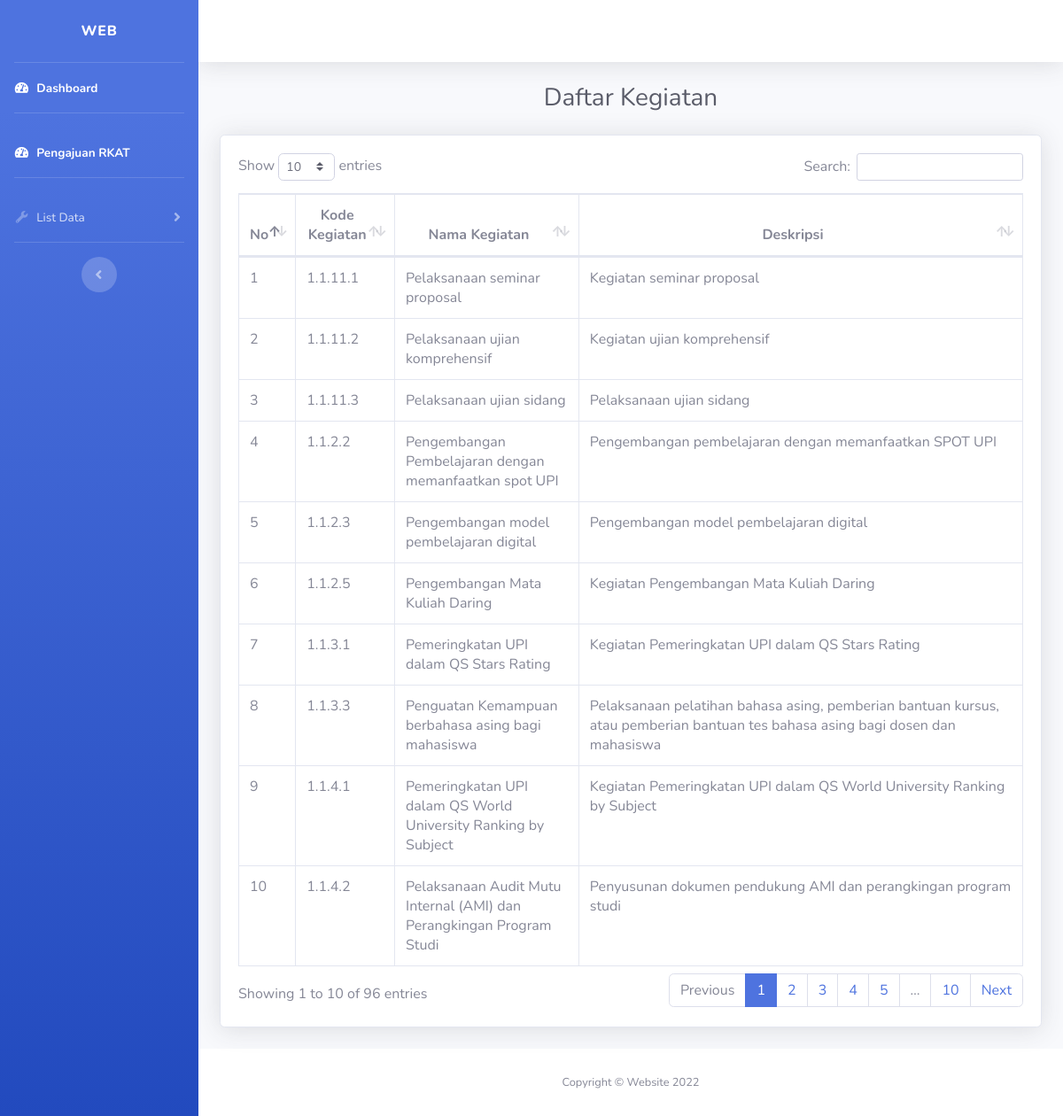
Screenshot of /kegiatan.php with the database file from the repository.
### tables this page shows
CREATE TABLE `kegiatan` (
  `kode_kegiatan` varchar(255) NOT NULL,
  `kode_iku` int(11) NOT NULL,
  `nama_kegiatan` varchar(255) NOT NULL,
  `deskripsi` text DEFAULT NULL
);

### kegiatan.php (the view, shortened to what this page needs)
<?php
    include('config.php');
    $query = 'SELECT kode_kegiatan, nama_kegiatan, deskripsi FROM kegiatan;';
    $result = mysqli_query($conn, $query);
?>
<html>
<head>
    <link href="vendor/fontawesome-free/css/all.min.css" rel="stylesheet" type="text/css">
    <link href="css/sb-admin-2.min.css" rel="stylesheet">
    <link href="vendor/datatables/dataTables.bootstrap4.min.css" rel="stylesheet">
</head>
<body id="page-top">
    <div id="wrapper">
        <ul class="navbar-nav bg-gradient-primary sidebar sidebar-dark accordion" id="accordionSidebar">
            <a class="sidebar-brand d-flex align-items-center justify-content-center" href="index.php">
                <div class="sidebar-brand-text mx-3">Web</div>
            </a>
            <hr class="sidebar-divider my-0">
            <li class="nav-item active">
                <a class="nav-link" href="index.php">
                    <i class="fas fa-fw fa-tachometer-alt"></i>
                    <span>Dashboard</span></a>
            </li>
            <hr class="sidebar-divider">
            <li class="nav-item active">
                <a class="nav-link" href="rkat.php">
                    <i class="fas fa-fw fa-tachometer-alt"></i>
                    <span>Pengajuan RKAT</span></a>
            </li>
            <hr class="sidebar-divider">
            <li class="nav-item">
                <a class="nav-link collapsed" href="#" data-toggle="collapse" data-target="#collapseUtilities"
                    aria-expanded="true" aria-controls="collapseUtilities">
                    <i class="fas fa-fw fa-wrench"></i>
                    <span>List Data</span>
                </a>
            </li>
            <hr class="sidebar-divider d-none d-md-block">
            <div class="text-center d-none d-md-inline">
                <button class="rounded-circle border-0" id="sidebarToggle"></button>
            </div>
        </ul>
        <div id="content-wrapper" class="d-flex flex-column">
            <div id="content">
                <nav class="navbar navbar-expand navbar-light bg-white topbar mb-4 static-top shadow">
                </nav>
                <div class="container-fluid">
                    <div class="d-sm-flex align-items-center justify-content-center mb-4">
                        <h1 class="h3 mb-0 text-gray-800">Daftar Kegiatan</h1>
                    </div>
                    <div class="card shadow mb-4">
                        <div class="card-body">
                            <div class="table-responsive">
                                <table class="table table-bordered" id="dataTable" width="100%" cellspacing="0">
                                    <thead class="text-center">
                                        <tr>
                                            <th>No</th>
                                            <th>Kode Kegiatan</th>
                                            <th>Nama Kegiatan</th>
                                            <th>Deskripsi</th>
                                        </tr>
                                    </thead>
                                    <tbody>
                                        <?php
                                            $no = 1;
                                            while($row = mysqli_fetch_array($result, MYSQLI_ASSOC)){
                                                echo "<tr>
                                                    <td>{$no}</td>
                                                    <td>{$row['kode_kegiatan']}</td>
                                                    <td>{$row['nama_kegiatan']}</td>
                                                    <td>{$row['deskripsi']}</td>
                                                    </tr>";
                                                $no++;
                                            }
                                        ?>
                                    </tbody>
                                </table>
                            </div>
                        </div>
                    </div>
                </div>
            </div>
            <footer class="sticky-footer bg-white">
                <div class="container my-auto">
                    <div class="copyright text-center my-auto">
                        <span>Copyright &copy; Website 2022</span>
                    </div>
                </div>
            </footer>
        </div>
    </div>
</body>
</html>

### rows the page displays
kegiatan: kode_kegiatan "1.1.11.1", nama_kegiatan "Pelaksanaan seminar proposal", deskripsi "Kegiatan seminar proposal"
kegiatan: kode_kegiatan "1.1.11.2", nama_kegiatan "Pelaksanaan ujian komprehensif", deskripsi "Kegiatan ujian komprehensif"
kegiatan: kode_kegiatan "1.1.11.3", nama_kegiatan "Pelaksanaan ujian sidang", deskripsi "Pelaksanaan ujian sidang"
kegiatan: kode_kegiatan "1.1.2.2", nama_kegiatan "Pengembangan Pembelajaran dengan memanfaatkan spot UPI", deskripsi "Pengembangan pembelajaran dengan memanfaatkan SPOT UPI"
kegiatan: kode_kegiatan "1.1.2.3", nama_kegiatan "Pengembangan model pembelajaran digital", deskripsi "Pengembangan model pembelajaran digital"
kegiatan: kode_kegiatan "1.1.2.5", nama_kegiatan "Pengembangan Mata Kuliah Daring", deskripsi "Kegiatan Pengembangan Mata Kuliah Daring"
kegiatan: kode_kegiatan "1.1.3.1", nama_kegiatan "Pemeringkatan UPI dalam QS Stars Rating", deskripsi "Kegiatan Pemeringkatan UPI dalam QS Stars Rating"
kegiatan: kode_kegiatan "1.1.3.3", nama_kegiatan "Penguatan Kemampuan berbahasa asing bagi mahasiswa", deskripsi "Pelaksanaan pelatihan bahasa asing, pemberian bantuan kursus, atau pemberian bantuan tes bahasa asing bagi dosen dan mahasiswa"
kegiatan: kode_kegiatan "1.1.4.1", nama_kegiatan "Pemeringkatan UPI dalam QS World University Ranking by Subject", deskripsi "Kegiatan Pemeringkatan UPI dalam QS World University Ranking by Subject"
kegiatan: kode_kegiatan "1.1.4.2", nama_kegiatan "Pelaksanaan Audit Mutu Internal (AMI) dan Perangkingan Program Studi", deskripsi "Penyusunan dokumen pendukung AMI dan perangkingan program studi"
